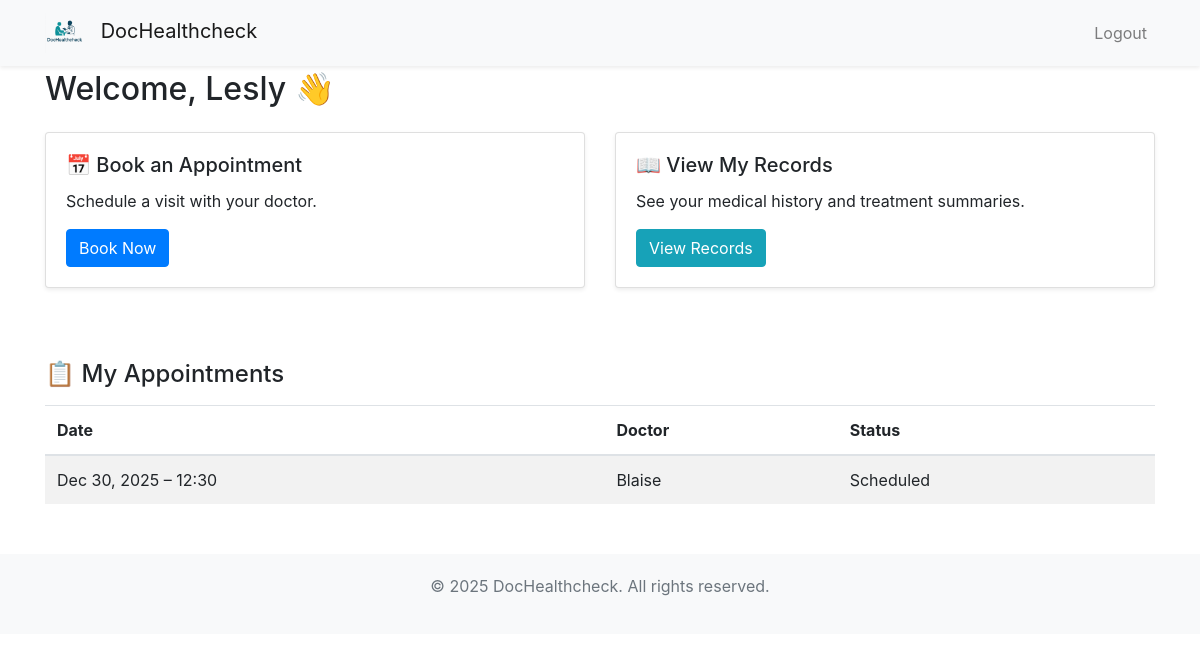
The app's page /dashboard/ (signed in) with its own data.
### MHCapp/models.py (models this page shows, shortened)
class User(AbstractUser):
    is_patient = models.BooleanField(default=False)
    is_doctor = models.BooleanField(default=False)

class Appointment(models.Model):
    STATUS_CHOICES = [
        ('Scheduled', 'Scheduled'),
        ('Completed', 'Completed'),
        ('Cancelled', 'Cancelled'),
        ('Pending Approval', 'Pending Approval')
    ]
    patient = models.ForeignKey(Patient, on_delete=models.CASCADE)
    doctor = models.ForeignKey(Doctor, on_delete=models.CASCADE)
    date_time = models.DateTimeField()
    reason = models.CharField(max_length=200)
    status = models.CharField(max_length=20, choices=STATUS_CHOICES, default='Scheduled')
    class Meta:
        unique_together = ('doctor', 'date_time')

class Doctor(models.Model):
    user = models.OneToOneField(User, on_delete=models.CASCADE)
    specialization = models.CharField(max_length=100)

### MHCapp/views.py (the view)
# urls.py: path('dashboard/', views.patient_dashboard, name='patient_dashboard'),
@login_required
def patient_dashboard(request):
    if not request.user.is_patient:
        return redirect('home')
    patient = get_object_or_404(Patient, user=request.user)
    appointments = Appointment.objects.filter(patient=patient).order_by('-date_time')
    return render(request, 'MHCapp/patient_dashboard.html', {'appointments': appointments})

### MHCapp/templates/MHCapp/patient_dashboard.html
{% extends 'MHCapp/base.html' %}
{% block content %}
{% load widget_tweaks %}
<h2 class="mb-4">Welcome, {{ request.user.username|capfirst }} 👋</h2>
<div class="row">
  <div class="col-md-6 mb-4">
    <div class="card shadow-sm">
      <div class="card-body">
        <h5 class="card-title">📅 Book an Appointment</h5>
        <p class="card-text">Schedule a visit with your doctor.</p>
        <a href="{% url 'book_appointment' %}" class="btn btn-primary">Book Now</a>
      </div>
    </div>
  </div>
  <div class="col-md-6 mb-4">
    <div class="card shadow-sm">
      <div class="card-body">
        <h5 class="card-title">📖 View My Records</h5>
        <p class="card-text">See your medical history and treatment summaries.</p>
        <a href="{% url 'patient_medical_records' %}" class="btn btn-info">View Records</a>
      </div>
    </div>
  </div>
</div>
{% if appointments %}
  <h4 class="mt-5">📋 My Appointments</h4>
  <table class="table table-striped mt-3">
    <thead>
      <tr>
        <th>Date</th>
        <th>Doctor</th>
        <th>Status</th>
      </tr>
    </thead>
    <tbody>
      {% for appointment in appointments %}
        <tr>
          <td>{{ appointment.date_time|date:"M d, Y – H:i" }}</td>
          <td>{{ appointment.doctor.user.username|capfirst }}</td>
          <td>{{ appointment.status }}</td>
        </tr>
      {% endfor %}
    </tbody>
  </table>
{% else %}
  <p class="text-muted">No appointments scheduled yet.</p>
{% endif %}
{% endblock %}

### MHCapp/templates/MHCapp/base.html (style rules this page uses)
body { padding-top: 70px; }

### records on screen
User: user.username "Lesly"
Appointment: date_time "Dec 30, 2025 – 12:30", doctor.user.username "Blaise", status "Scheduled"
